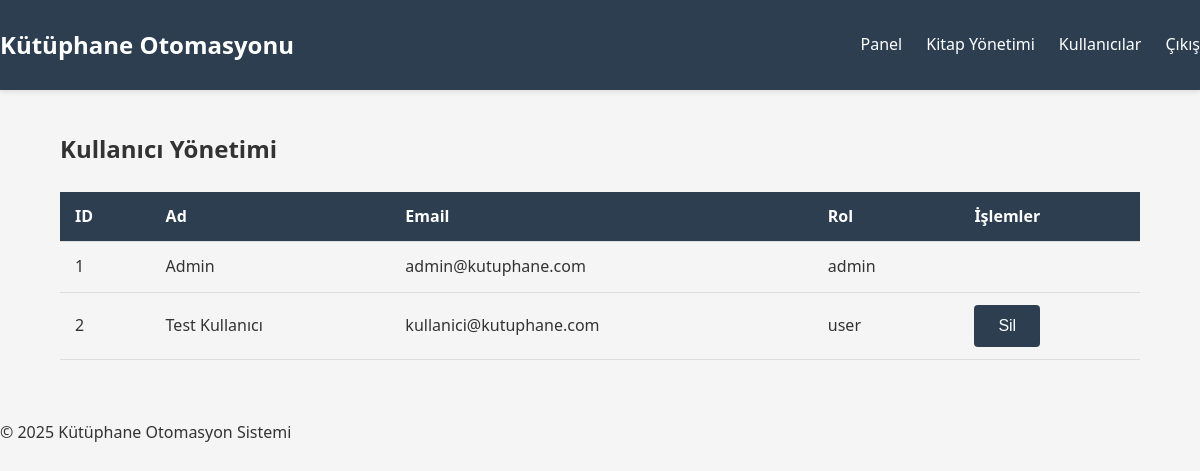
Page /admin/users (signed in) on the committed database.
### models.py (models this page shows, shortened)
class User(UserMixin, db.Model):
    __tablename__ = 'users'
    id = db.Column(db.Integer, primary_key=True)
    name = db.Column(db.String(100), nullable=False)
    email = db.Column(db.String(100), unique=True, nullable=False)
    password_hash = db.Column(db.String(200), nullable=False)
    role = db.Column(db.String(20), default='user')  # 'admin' veya 'user'
    active = db.Column(db.Boolean, default=True)
    created_at = db.Column(db.DateTime, default=datetime.utcnow)
    loans = db.relationship('Loan', backref='user', lazy=True)

### app.py (the view)
@app.route('/admin/users')
@login_required
def admin_users():
    if not is_admin():
        abort(403)
    users = User.query.all()
    return render_template('admin/users.html', users=users)

### app.py (called while the page is built, shortened)
@login_manager.user_loader
def load_user(user_id):
    return User.query.get(int(user_id))

def is_admin():
    return current_user.is_authenticated and current_user.role == 'admin'

@app.context_processor
def inject_stats():
    stats = {}
    if current_user.is_authenticated:
        if current_user.role == 'admin':
            stats.update({
                'book_count': Book.query.count(),
                'user_count': User.query.count(),
                'active_loans': Loan.query.filter_by(status='active').count()
            })
    return stats

### templates/admin/users.html
{% extends "base.html" %}
{% block content %}
<h2>Kullanıcı Yönetimi</h2>
<table>
    <thead>
        <tr>
            <th>ID</th>
            <th>Ad</th>
            <th>Email</th>
            <th>Rol</th>
            <th>İşlemler</th>
        </tr>
    </thead>
    <tbody>
        {% for user in users %}
        <tr>
            <td>{{ user.id }}</td>
            <td>{{ user.name }}</td>
            <td>{{ user.email }}</td>
            <td>{{ user.role }}</td>
            <td>
                {% if user.id != current_user.id %}
                <form method="POST" action="{{ url_for('delete_user', id=user.id) }}" style="display:inline;">
                    <button type="submit" class="btn danger">Sil</button>
                </form>
                {% endif %}
            </td>
        </tr>
        {% endfor %}
    </tbody>
</table>
{% endblock %}

### static/css/style.css (style rules this page uses)
body { font-family: 'Segoe UI', Tahoma, Geneva, Verdana, sans-serif; line-height: 1.6; margin: 0; padding: 0; background-color: #f5f5f5; color: #333; }
.btn { display: inline-block; background: #2c3e50; color: white; padding: 0.75rem 1.5rem; border: none; border-radius: 4px; cursor: pointer; text-decoration: none; font-size: 1rem; transition: background 0.3s; }
table { width: 100%; border-collapse: collapse; margin: 1.5rem 0; }
th, td { padding: 12px 15px; text-align: left; border-bottom: 1px solid #ddd; }
th { background-color: #2c3e50; color: white; }

### rows in the picture
User: id "1", name "Admin", email "admin@kutuphane.com", role "admin"
User: id "2", name "Test Kullanıcı", email "kullanici@kutuphane.com", role "user"
